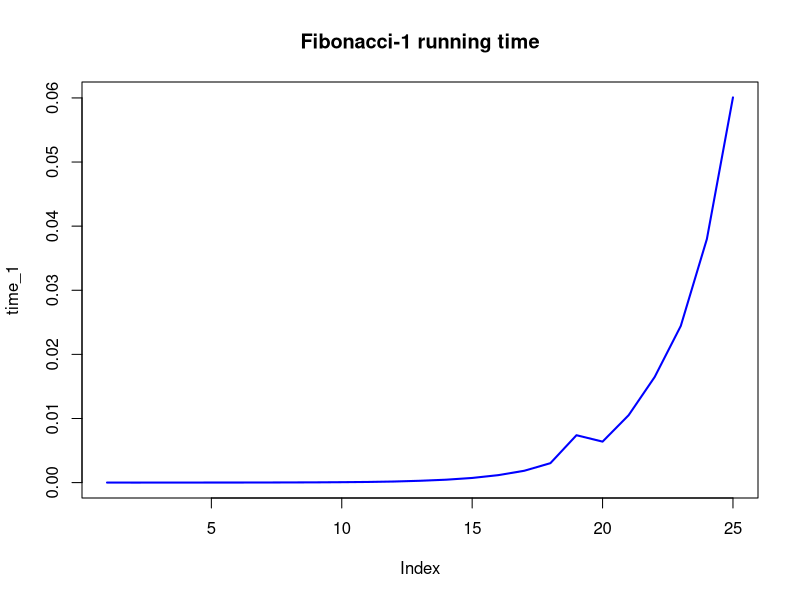
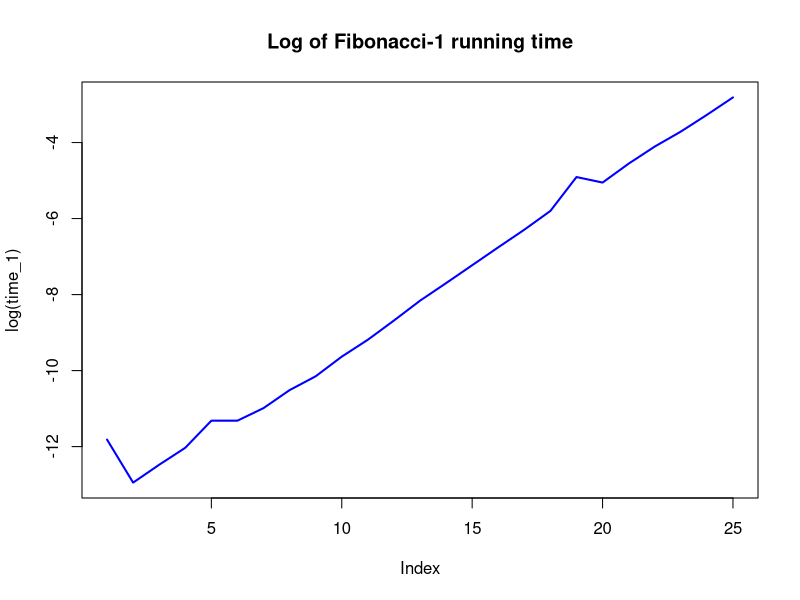
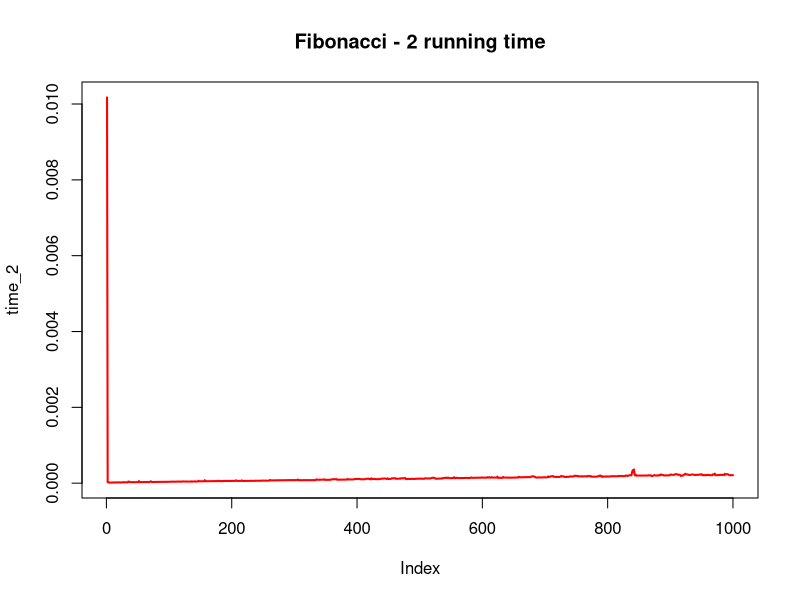
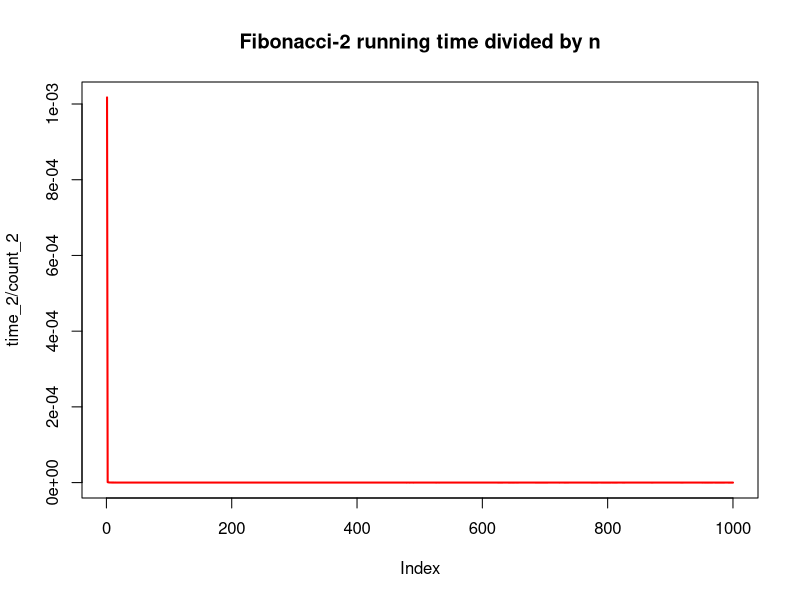
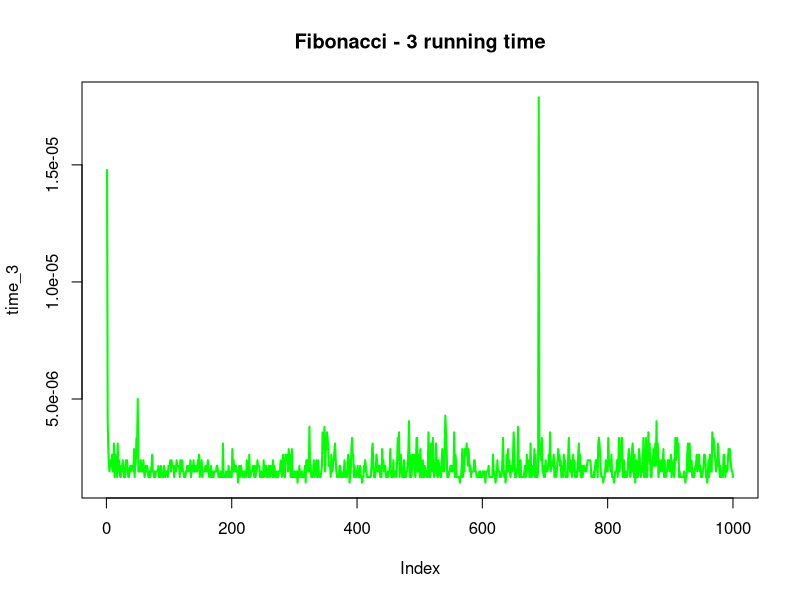

Source code (R) for these figures, in order:
# fib rudimentary -- very slow! O(2^n) time
fib = function(n) {
  if(n <= 2) {
    return(1);
  } else {
    return(fib(n-1) + fib(n-2));
  }
}


# fib better -- much faster! O(n) time
fib2 = function(n) {
  if(n <= 2) {
    return(1);
  }
  a = 1;
  b = 1;
  for(i in 3:n) {
    f = a + b;
    a = b;
    b = f;
  }
  return(f);
}


# fib best -- fastest! O(1) time
phi = (1 + sqrt(5))/2;
phi_hat = (1 - sqrt(5))/2;
fib3 = function(n) {
  return( (phi^n - phi_hat^n)/sqrt(5) );
}

count_1 = 1:25;
time_1 = rep(NA, length(count_1));
for(i in 1:length(count_1)) {
  start = Sys.time();
  a = fib(i);
  end = Sys.time();
  time_1[i] = end - start;
}
plot(time_1, col = "blue", lwd = 2, type = "l",
     main = "Fibonacci-1 running time");
plot(log(time_1), col = "blue", lwd = 2, type = "l",
     main = "Log of Fibonacci-1 running time");


count_2 = seq(10, 1e4, 10);
time_2 = rep(NA, length(count_2));
for(i in 1:length(count_2)) {
  start = Sys.time();
  a = sapply((i-4):(i+5), fib2);
  end = Sys.time();
  time_2[i] = end - start;
}
plot(time_2, col = "red", lwd = 2, type = "l",
     main = "Fibonacci - 2 running time");
plot(time_2/count_2, col = "red", lwd = 2, type = "l", 
     main = "Fibonacci-2 running time divided by n");


count_3 = seq(1, 1e3, 1);
time_3 = rep(NA, length(count_3));
for(i in 1:length(count_3)) {
  start = Sys.time();
  # a = sapply((i-499):(i+500), fib3);
  a = fib3(i);
  end = Sys.time();
  time_3[i] = end - start;
}
plot(time_3, col = "green", lwd = 2, type = "l",
     main = "Fibonacci - 3 running time");



